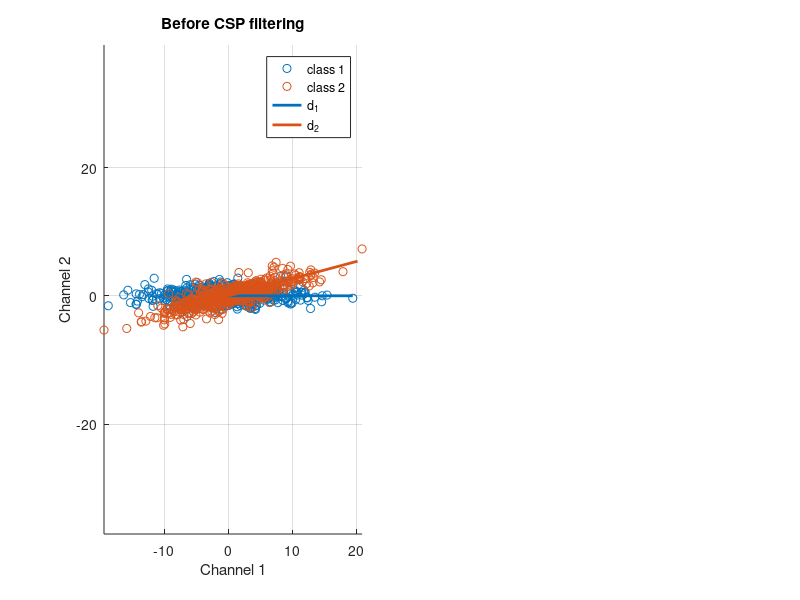

MATLAB code to generate this figure: (Note: this script raises an error after producing the figure.)
clear all; close all;
% Generate data
N       = 500;
mu      = [0,0];
sigma   = [6,1];
rot1    = eye(2);   % Rotation for data1
theta   = 15*pi/180;       % Angle of rotation for data2
rot2    = [cos(theta) -sin(theta); sin(theta) cos(theta)];
data1 = (rot1*(repmat(mu,N,1)+ randn(N,2).*repmat(sigma,N,1))')';
data2 = (rot2*(repmat(mu,N,1)+ randn(N,2).*repmat(sigma,N,1))')';
d1 = rot1*[1;0];
d2 = rot2*[1;0];
% Plot the generated data and their directions
subplot(1,2,1);
scatter(data1(:,1), data1(:,2)); hold on;
scatter(data2(:,1), data2(:,2)); hold on;
plot([0 d1(1)].*max(data1(:)), [0 d1(2)].*max(data1(:)), 'linewidth',2); hold on;
plot([0 d2(1)].*max(data2(:)), [0 d2(2)].*max(data2(:)), 'linewidth',2); hold on;
legend('class 1', 'class 2', 'd_1','d_2'); hold off;
grid on; axis equal;
title('Before CSP filtering');
xlabel('Channel 1'); ylabel('Channel 2');
% CSP
X1 = data1';    % Positive class data: X1~[C x T]
X2 = data2';    % Negative class data: X2~[C x T]
[W,l,A] = csp(X1,X2);
X1_CSP = W'*X1;
X2_CSP = W'*X2;
% Plot the results
subplot(1,2,2);
scatter(X1_CSP(1,:), X1_CSP(2,:)); hold on;
scatter(X2_CSP(1,:), X2_CSP(2,:)); hold on;
legend('class 1', 'class 2'); hold off;
axis equal; grid on;
title('After CSP filtering');
xlabel('Channel 1'); ylabel('Channel 2');